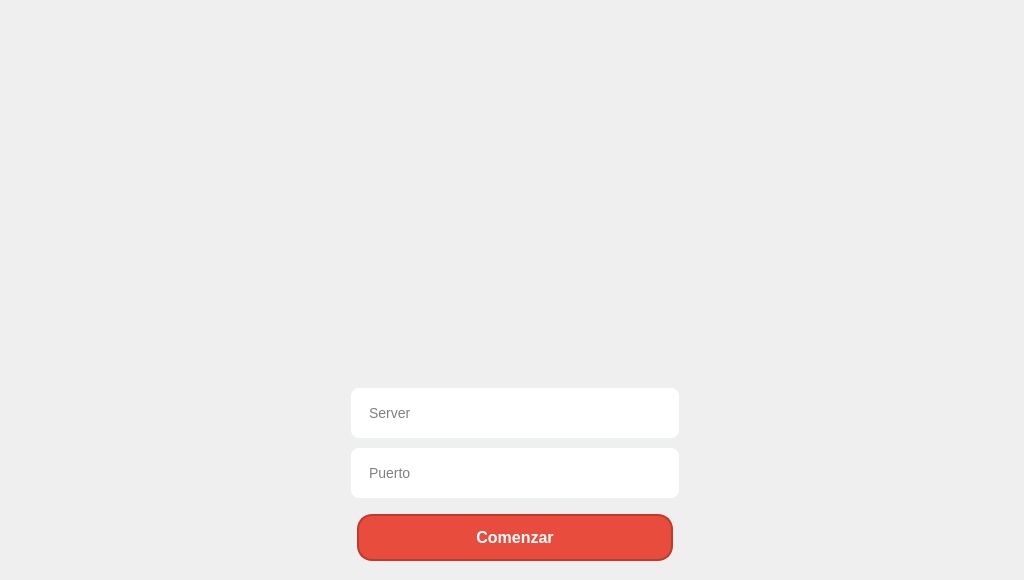
<?xml version="1.0" encoding="UTF-8"?>
<ui version="4.0">
 <class>Login_Window</class>
 <widget class="QWidget" name="Login_Window">
  <property name="enabled">
   <bool>true</bool>
  </property>
  <property name="geometry">
   <rect>
    <x>0</x>
    <y>0</y>
    <width>1024</width>
    <height>580</height>
   </rect>
  </property>
  <property name="minimumSize">
   <size>
    <width>1024</width>
    <height>580</height>
   </size>
  </property>
  <property name="autoFillBackground">
   <bool>true</bool>
  </property>
  <property name="styleSheet">
   <string notr="true">QLabel#label {
	border-image: url(&quot;:imagenes/worms_background.png&quot;)
}

/* Estilo para QPushButton (Botones) */
QPushButton#start {
    color: white; /* Color del texto */
    padding: 12px 24px; /* Espaciado interno */
    text-align: center; /* Alineación del texto */
    text-decoration: none; /* Decoración del texto */
    display: inline-block;
    font-size: 16px; /* Tamaño de fuente */
    margin: 8px; /* Márgenes */
    border-radius: 15px; /* Bordes redondeados */
    font-family: &quot;Arial&quot;, sans-serif; /* Tipo de fuente */
    font-weight: bold; /* Letras más gruesas */
}

/* Estilo para QLineEdit (Text Box) con marcado (placeholder) centrado */
QLineEdit {
    border: 2px solid #ecf0f1; /* Borde gris claro */
    background-color: white; /* Fondo blanco */
    padding: 16px; /* Espaciado interno ajustado para centrar el texto del marcado */
    border-radius: 10px; /* Bordes redondeados */
    font-size: 14px; /* Tamaño de fuente del texto ingresado */
    font-family: &quot;Arial&quot;, sans-serif; /* Tipo de fuente del texto ingresado */
    text-align: center; /* Alineación centrada para el texto del marcado */
}

/* Establecer el color y la tipografía del marcado (placeholder) */
QLineEdit::placeholder {
    color: #7f8c8d; /* Color gris claro para el marcado */
    font-family: &quot;Verdana&quot;, sans-serif; /* Tipo de fuente del marcado */
    font-size: 12px; /* Tamaño de fuente del marcado */
    opacity: 0.75; /* Opacidad para que el texto del marcado no sea demasiado pronunciado */
}

/* Establecer el color y la tipografía del texto ingresado */
QLineEdit:focus {
    /*color: #e74c3c; /* Color verde esmeralda para el texto ingresado */
    font-family: &quot;Courier New&quot;, monospace; /* Tipo de fuente para el texto ingresado */
    font-size: 14px; /* Tamaño de fuente para el texto ingresado */
}

QPushButton:hover#start {
    background-color: #c0392b; /* Cambio de color al pasar el mouse a rojo más oscuro */
}

/* Estilo para QMessageBox::warning */
QMessageBox {
    border: 2px solid #e74c3c; /* Borde rojo */
    background-color: #f2dede; /* Fondo rojo claro */
    color: #a94442; /* Color del texto */
    font-size: 14px; /* Tamaño de fuente */
    font-family: &quot;Arial&quot;, sans-serif; /* Tipo de fuente */
}

QPushButton {
    background-color: #e74c3c; /* Rojo */
    border: 2px solid #c0392b; /* Borde rojo más oscuro */
    color: white; /* Color del texto */
    padding: 8px 16px; /* Espaciado interno */
    text-align: center; /* Alineación del texto */
    text-decoration: none; /* Decoración del texto */
    font-size: 14px; /* Tamaño de fuente */
    margin: 4px; /* Márgenes */
    border-radius: 8px; /* Bordes redondeados */
    font-family: &quot;Arial&quot;, sans-serif; /* Tipo de fuente */
    font-weight: bold; /* Letras más gruesas */
}

QMessageBox QPushButton:hover {
    background-color: #c0392b; /* Cambio de color al pasar el mouse a rojo más oscuro */
}</string>
  </property>
  <layout class="QGridLayout" name="gridLayout">
   <item row="0" column="0" rowspan="2" colspan="2">
    <widget class="QLabel" name="label">
     <property name="text">
      <string/>
     </property>
    </widget>
   </item>
   <item row="1" column="1">
    <layout class="QHBoxLayout" name="horizontalLayout">
     <item>
      <spacer name="horizontalSpacer">
       <property name="orientation">
        <enum>Qt::Horizontal</enum>
       </property>
       <property name="sizeHint" stdset="0">
        <size>
         <width>40</width>
         <height>20</height>
        </size>
       </property>
      </spacer>
     </item>
     <item>
      <layout class="QVBoxLayout" name="verticalLayout">
       <item>
        <widget class="QLineEdit" name="serverInput">
         <property name="autoFillBackground">
          <bool>false</bool>
         </property>
         <property name="text">
          <string/>
         </property>
         <property name="dragEnabled">
          <bool>false</bool>
         </property>
         <property name="readOnly">
          <bool>false</bool>
         </property>
         <property name="placeholderText">
          <string>Server</string>
         </property>
         <property name="clearButtonEnabled">
          <bool>false</bool>
         </property>
        </widget>
       </item>
       <item>
        <widget class="QLineEdit" name="portInput">
         <property name="text">
          <string/>
         </property>
         <property name="placeholderText">
          <string>Puerto</string>
         </property>
        </widget>
       </item>
       <item>
        <widget class="QPushButton" name="start">
         <property name="enabled">
          <bool>true</bool>
         </property>
         <property name="text">
          <string>Comenzar</string>
         </property>
        </widget>
       </item>
      </layout>
     </item>
     <item>
      <spacer name="horizontalSpacer_2">
       <property name="orientation">
        <enum>Qt::Horizontal</enum>
       </property>
       <property name="sizeHint" stdset="0">
        <size>
         <width>40</width>
         <height>20</height>
        </size>
       </property>
      </spacer>
     </item>
    </layout>
   </item>
  </layout>
 </widget>
 <resources/>
 <connections/>
</ui>
